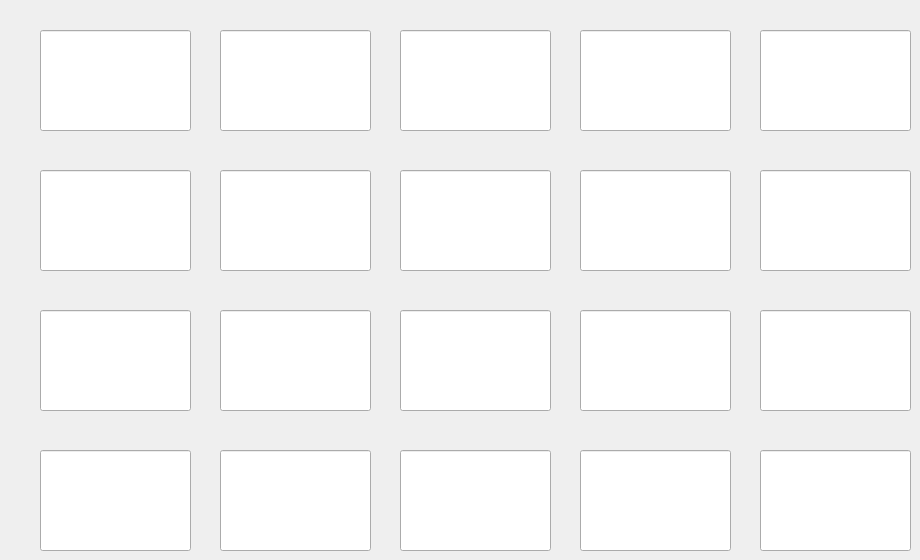
    <widget class="QWidget" name="LkPrz2">
     <widget class="QLineEdit" name="LkPrzLE2_19">
      <property name="geometry">
       <rect>
        <x>760</x>
        <y>450</y>
        <width>151</width>
        <height>101</height>
       </rect>
      </property>
      <property name="font">
       <font>
        <family>Adobe Caslon Pro</family>
        <pointsize>24</pointsize>
       </font>
      </property>
      <property name="alignment">
       <set>Qt::AlignCenter</set>
      </property>
     </widget>
     <widget class="QLineEdit" name="LkPrzLE2_18">
      <property name="geometry">
       <rect>
        <x>580</x>
        <y>450</y>
        <width>151</width>
        <height>101</height>
       </rect>
      </property>
      <property name="font">
       <font>
        <family>Adobe Caslon Pro</family>
        <pointsize>24</pointsize>
       </font>
      </property>
      <property name="alignment">
       <set>Qt::AlignCenter</set>
      </property>
     </widget>
     <widget class="QLineEdit" name="LkPrzLE2_17">
      <property name="geometry">
       <rect>
        <x>400</x>
        <y>450</y>
        <width>151</width>
        <height>101</height>
       </rect>
      </property>
      <property name="font">
       <font>
        <family>Adobe Caslon Pro</family>
        <pointsize>24</pointsize>
       </font>
      </property>
      <property name="alignment">
       <set>Qt::AlignCenter</set>
      </property>
     </widget>
     <widget class="QLineEdit" name="LkPrzLE2_16">
      <property name="geometry">
       <rect>
        <x>220</x>
        <y>450</y>
        <width>151</width>
        <height>101</height>
       </rect>
      </property>
      <property name="font">
       <font>
        <family>Adobe Caslon Pro</family>
        <pointsize>24</pointsize>
       </font>
      </property>
      <property name="alignment">
       <set>Qt::AlignCenter</set>
      </property>
     </widget>
     <widget class="QLineEdit" name="LkPrzLE2_15">
      <property name="geometry">
       <rect>
        <x>40</x>
        <y>450</y>
        <width>151</width>
        <height>101</height>
       </rect>
      </property>
      <property name="font">
       <font>
        <family>Adobe Caslon Pro</family>
        <pointsize>24</pointsize>
       </font>
      </property>
      <property name="alignment">
       <set>Qt::AlignCenter</set>
      </property>
     </widget>
     <widget class="QLineEdit" name="LkPrzLE2_10">
      <property name="geometry">
       <rect>
        <x>40</x>
        <y>310</y>
        <width>151</width>
        <height>101</height>
       </rect>
      </property>
      <property name="font">
       <font>
        <family>Adobe Caslon Pro</family>
        <pointsize>24</pointsize>
       </font>
      </property>
      <property name="alignment">
       <set>Qt::AlignCenter</set>
      </property>
     </widget>
     <widget class="QLineEdit" name="LkPrzLE2_11">
      <property name="geometry">
       <rect>
        <x>220</x>
        <y>310</y>
        <width>151</width>
        <height>101</height>
       </rect>
      </property>
      <property name="font">
       <font>
        <family>Adobe Caslon Pro</family>
        <pointsize>24</pointsize>
       </font>
      </property>
      <property name="alignment">
       <set>Qt::AlignCenter</set>
      </property>
     </widget>
     <widget class="QLineEdit" name="LkPrzLE2_12">
      <property name="geometry">
       <rect>
        <x>400</x>
        <y>310</y>
        <width>151</width>
        <height>101</height>
       </rect>
      </property>
      <property name="font">
       <font>
        <family>Adobe Caslon Pro</family>
        <pointsize>24</pointsize>
       </font>
      </property>
      <property name="alignment">
       <set>Qt::AlignCenter</set>
      </property>
     </widget>
     <widget class="QLineEdit" name="LkPrzLE2_13">
      <property name="geometry">
       <rect>
        <x>580</x>
        <y>310</y>
        <width>151</width>
        <height>101</height>
       </rect>
      </property>
      <property name="font">
       <font>
        <family>Adobe Caslon Pro</family>
        <pointsize>24</pointsize>
       </font>
      </property>
      <property name="alignment">
       <set>Qt::AlignCenter</set>
      </property>
     </widget>
     <widget class="QLineEdit" name="LkPrzLE2_14">
      <property name="geometry">
       <rect>
        <x>760</x>
        <y>310</y>
        <width>151</width>
        <height>101</height>
       </rect>
      </property>
      <property name="font">
       <font>
        <family>Adobe Caslon Pro</family>
        <pointsize>24</pointsize>
       </font>
      </property>
      <property name="alignment">
       <set>Qt::AlignCenter</set>
      </property>
     </widget>
     <widget class="QLineEdit" name="LkPrzLE2_5">
      <property name="geometry">
       <rect>
        <x>40</x>
        <y>170</y>
        <width>151</width>
        <height>101</height>
       </rect>
      </property>
      <property name="font">
       <font>
        <family>Adobe Caslon Pro</family>
        <pointsize>24</pointsize>
       </font>
      </property>
      <property name="alignment">
       <set>Qt::AlignCenter</set>
      </property>
     </widget>
     <widget class="QLineEdit" name="LkPrzLE2_6">
      <property name="geometry">
       <rect>
        <x>220</x>
        <y>170</y>
        <width>151</width>
        <height>101</height>
       </rect>
      </property>
      <property name="font">
       <font>
        <family>Adobe Caslon Pro</family>
        <pointsize>24</pointsize>
       </font>
      </property>
      <property name="alignment">
       <set>Qt::AlignCenter</set>
      </property>
     </widget>
     <widget class="QLineEdit" name="LkPrzLE2_7">
      <property name="geometry">
       <rect>
        <x>400</x>
        <y>170</y>
        <width>151</width>
        <height>101</height>
       </rect>
      </property>
      <property name="font">
       <font>
        <family>Adobe Caslon Pro</family>
        <pointsize>24</pointsize>
       </font>
      </property>
      <property name="alignment">
       <set>Qt::AlignCenter</set>
      </property>
     </widget>
     <widget class="QLineEdit" name="LkPrzLE2_8">
      <property name="geometry">
       <rect>
        <x>580</x>
        <y>170</y>
        <width>151</width>
        <height>101</height>
       </rect>
      </property>
      <property name="font">
       <font>
        <family>Adobe Caslon Pro</family>
        <pointsize>24</pointsize>
       </font>
      </property>
      <property name="alignment">
       <set>Qt::AlignCenter</set>
      </property>
     </widget>
     <widget class="QLineEdit" name="LkPrzLE2_9">
      <property name="geometry">
       <rect>
        <x>760</x>
        <y>170</y>
        <width>151</width>
        <height>101</height>
       </rect>
      </property>
      <property name="font">
       <font>
        <family>Adobe Caslon Pro</family>
        <pointsize>24</pointsize>
       </font>
      </property>
      <property name="alignment">
       <set>Qt::AlignCenter</set>
      </property>
     </widget>
     <widget class="QLineEdit" name="LkPrzLE2_0">
      <property name="geometry">
       <rect>
        <x>40</x>
        <y>30</y>
        <width>151</width>
        <height>101</height>
       </rect>
      </property>
      <property name="font">
       <font>
        <family>Adobe Caslon Pro</family>
        <pointsize>24</pointsize>
       </font>
      </property>
      <property name="alignment">
       <set>Qt::AlignCenter</set>
      </property>
     </widget>
     <widget class="QLineEdit" name="LkPrzLE2_1">
      <property name="geometry">
       <rect>
        <x>220</x>
        <y>30</y>
        <width>151</width>
        <height>101</height>
       </rect>
      </property>
      <property name="font">
       <font>
        <family>Adobe Caslon Pro</family>
        <pointsize>24</pointsize>
       </font>
      </property>
      <property name="alignment">
       <set>Qt::AlignCenter</set>
      </property>
     </widget>
     <widget class="QLineEdit" name="LkPrzLE2_2">
      <property name="geometry">
       <rect>
        <x>400</x>
        <y>30</y>
        <width>151</width>
        <height>101</height>
       </rect>
      </property>
      <property name="font">
       <font>
        <family>Adobe Caslon Pro</family>
        <pointsize>24</pointsize>
       </font>
      </property>
      <property name="alignment">
       <set>Qt::AlignCenter</set>
      </property>
     </widget>
     <widget class="QLineEdit" name="LkPrzLE2_3">
      <property name="geometry">
       <rect>
        <x>580</x>
        <y>30</y>
        <width>151</width>
        <height>101</height>
       </rect>
      </property>
      <property name="font">
       <font>
        <family>Adobe Caslon Pro</family>
        <pointsize>24</pointsize>
       </font>
      </property>
      <property name="alignment">
       <set>Qt::AlignCenter</set>
      </property>
     </widget>
     <widget class="QLineEdit" name="LkPrzLE2_4">
      <property name="geometry">
       <rect>
        <x>760</x>
        <y>30</y>
        <width>151</width>
        <height>101</height>
       </rect>
      </property>
      <property name="font">
       <font>
        <family>Adobe Caslon Pro</family>
        <pointsize>24</pointsize>
       </font>
      </property>
      <property name="alignment">
       <set>Qt::AlignCenter</set>
      </property>
     </widget>
    </widget>
